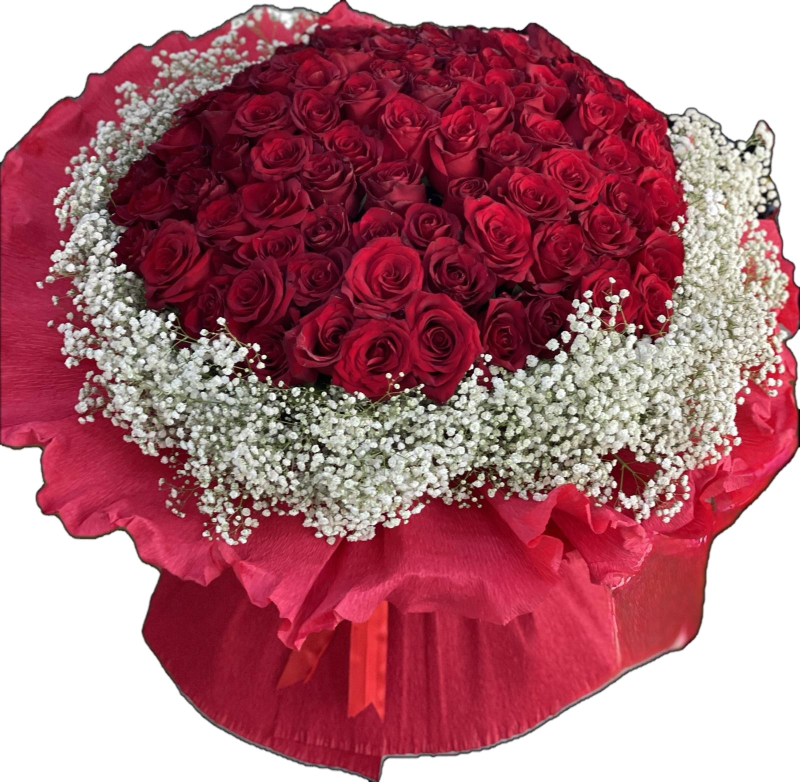
#> input picture _src/kaynak_acik/101gul.jpeg, 1600 x 1564 px (shown at 1/2 size)
$ python media.py
#> lines starting #> are read from the running program, lines starting #| are printed output that depends on the picture
#!/usr/bin/env python3
"""Görsel türevleri: _src/kaynak/<ad>.jpeg → images/<ad>-480.webp + <ad>-900.webp (uzun kenar değil GENİŞLİK).
Kaynaklar Hakikatperest/diaflowers deposundan (gerçek ürün/mağaza fotoğrafları). Var olan türev yeniden üretilmez.
"""
import os, sys
from PIL import Image, ImageOps
KOK = os.path.dirname(os.path.dirname(os.path.abspath(__file__)))
KAY, HED = os.path.join(KOK, "_src", "kaynak"), os.path.join(KOK, "images")
GEN = (480, 900)

ACIK = os.path.join(KOK, "_src", "kaynak_acik")   # zemin.py çıktısı (siyah zemin → açık); varsa o kullanılır


def uret(ad):
#> called with ad = '101gul'
    src = os.path.join(ACIK, ad + ".jpeg")
    if not os.path.exists(src):
        src = os.path.join(KAY, ad + ".jpeg")
    im = None
    out = {}
    for w in GEN:
        p = os.path.join(HED, f"{ad}-{w}.webp")
        if not os.path.exists(p):
            if im is None:
                im = ImageOps.exif_transpose(Image.open(src)).convert("RGB")
#> im is the input picture: PIL image 1600x1564 RGB; mean R, G, B 171.9, 109.5, 119.5
            k = im.copy()
            if k.width > w:
                k = k.resize((w, round(k.height * w / k.width)), Image.LANCZOS)
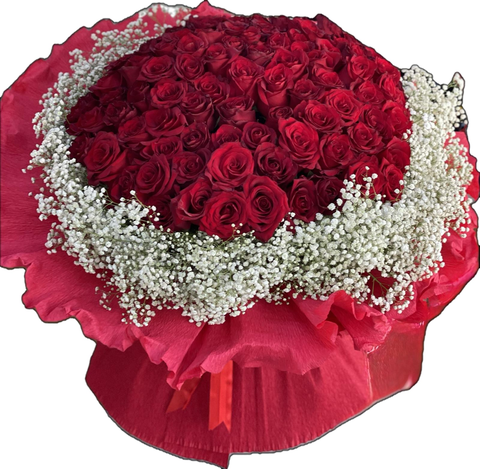
#> k: PIL image 480x469 RGB; mean R, G, B 171.9, 109.5, 119.5
            k.save(p, "WEBP", quality=80, method=5)
        with Image.open(p) as t:
            out[w] = t.size
    return out

def boyut(ad):
    """(genişlik, yükseklik) of 900 türevi — HTML width/height için."""
    return uret(ad)[900]

if __name__ == "__main__":
    os.makedirs(HED, exist_ok=True)
    for f in sorted(os.listdir(KAY)):
        if f.endswith(".jpeg"): uret(f[:-5])
    print("tamam")
